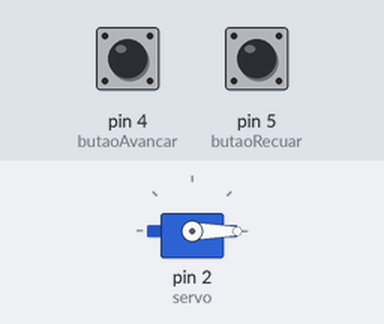
Simulated run of this sketch. Board: Arduino Uno, built with avr-gcc and run on an emulated ATmega328P. Shown: servo. The test bench sets the inputs (shaded band); at power-on: pin 4 (butaoAvancar) LOW, pin 5 (butaoRecuar) LOW.

Above: at 1.2 s.
1.3 s: pin 4 (butaoAvancar) pulled HIGH for 3.2 s
At 1.8 s:
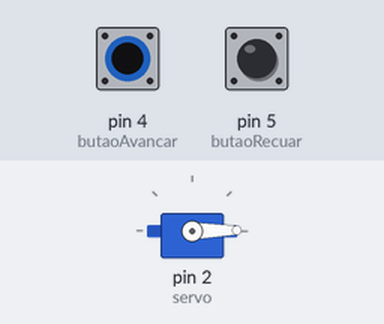
6.0 s: pin 4 (butaoAvancar) pulled HIGH for 0.15 s
At 6.6 s:
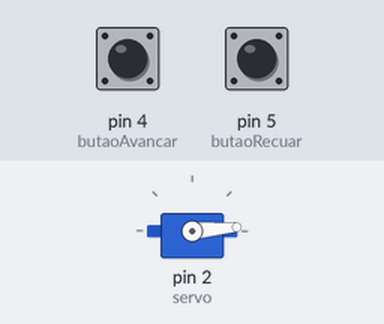
Timing chart, 0 to 9.0 s (numbered marks = the images above; inputs shaded):
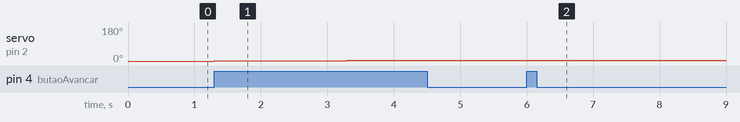

Measured:
- after the input at 1.3 s, servo on pin 2 (servo): 0° → 1° at once, → 2° 1.0 s later, → 3° 1.0 s later, → 4° 1.0 s later
- after the input at 6.0 s, servo on pin 2 (servo): 4° → 5° at once

The sketch:

Projeto_servo_motor.ino
```cpp
// biblioteca do servo motor
#include <Servo.h>

// criando objeto do tipo servo Motor
Servo objetoservo;

// variável para salvar a porta que o servo está
int servo = 2;

// variáveis para as portas dos botões
int butaoAvancar = 4;  // botão para avançar
int butaoRecuar = 5;   // botão para recuar

// variável para posição do motor
int posicao = 0;

void setup()
{
  // inicializando o servo na porta digital 2
  objetoservo.attach(servo);

  // servo começa na posição zero
  objetoservo.write(posicao);

  // definir botões como entrada
  pinMode(butaoAvancar, INPUT);
  pinMode(butaoRecuar, INPUT);
}

void loop()
{
  // Se o botão de avançar for pressionado e a posição do servo estiver menor que 180
  if (digitalRead(butaoAvancar) == HIGH && posicao < 180) {
    // Aumente 1° de posição
    posicao++;
    // Mande o motor para a nova posição
    objetoservo.write(posicao);
    // Aguarde 1 segundo para a próxima leitura
    delay(1000);
  }

  // Se o botão de recuar for pressionado e a posição do servo estiver maior que 0
  if (digitalRead(butaoRecuar) == HIGH && posicao > 0) {
    // Diminua 1° de posição
    posicao--;
    // Mande o motor para a nova posição
    objetoservo.write(posicao);
    // Aguarde 1 segundo para a próxima leitura
    delay(1000);
  }
}
```
